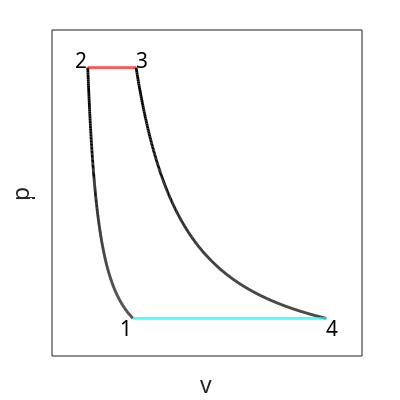
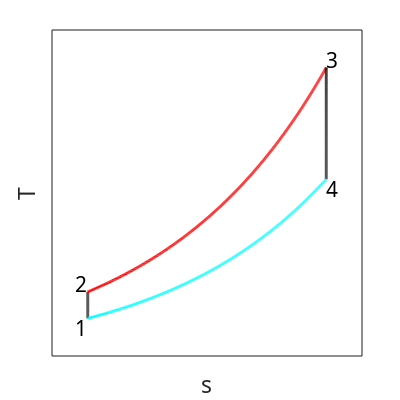

Here is the MATLAB script that generated these plots, in order:
%code to model the Brayton cycle in a Trent XWB engine for illustrations
% http://dgleich.github.io/hq-matlab-figs/ for good figures

close all;
clear variables;


%physical properties
R = 287.058; %[Joules/(kg.K)]
cp = 1121; %[Joules/(kg.K)]
cv = 834; %[Joules/(kg.K)]
gamma = cp/cv; 
rho_atm = 0.3*1.225; %[kg/m3] at 35000 ft
p_atm = 23800; %[Pascals] at 35000 ft
M_cruise = 0.85;

%the engine's mechanical design
compression_ratio = 1/4; % design constraint
T3 = 2000 + 273.15; %[K] design constraint
m_dot = 1440; %[kg/s] source: newatlas.com/rolls-royce-trent-xwb-engine-a350-xwb/32133

%emergent intitial conditions
p_dyn = M_cruise^2*0.5*gamma*p_atm;
p1 = p_atm + p_dyn;
v1 = 1/rho_atm;
T1 = v1*p1/R;
T1_in_celcius = T1 - 273.15;
s1 = 0; % since the entropy is relative


% 1 to 2 - isentropic compression
v2 = v1*compression_ratio;
p2 = p1*(v2/v1)^(-gamma);
T2 = v2.*p2/R;
s2 = s1;
% and the lines of points
line_12v = linspace(v1,v2,500);
line_12p = p1*(line_12v/v1).^(-gamma);
line_12T = line_12v.*line_12p/R;
line_12s = linspace(s1,s2,500);

% 2 to 3 - heat addition at constant pressure
p3 = p2;
Qin = m_dot*cp*(T3-T2);
Qin_in_hp = Qin*0.001341022;
v3 = R*T3/p3;
s3 = cp*log(T3/T2);
% and the lines of points
line_23p = linspace(p2,p3,500);
line_23v = linspace(v2,v3,500);
line_23T = line_23v.*line_23p/R;
line_23s = cp.*log(line_23T./T2);

% 3 to 4 - isentropic expansion
p4 = p1;
T4 = T3/(p4/p3)^((1-gamma)/gamma);
v4 = R*T4/p4;
s4 = s3;
%and the lines of points
line_34v = linspace(v3,v4,500);
line_34p = p4*(line_34v/v4).^(-gamma);
line_34T = line_34v.*line_34p/R;
line_34s = linspace(s3,s4,500);

% 4 to 1 - heat rejection at constant pressure
line_41v = linspace(v4,v1,500);
line_41p = linspace(p1,p1,500);
line_41T = line_41v.*line_41p/R;
line_41s = cp.*log(line_41T./T1);

% what does the Schlicting skin friction correlation look like as a
% function of Reynolds number?
Re = 0:10000:100e6;
Cf = (2*log10(Re) - 0.65).^-2.3;
Cfroot = 0.5*sqrt(Cf);

%did I calculate y-plus correctly?
mu = 19e-6;
L = 0.08;
p0 = 4.33e6;
T0 = 300;
y = 3e-7;
Re_value = (L/mu)*sqrt(gamma/R)*(p0/sqrt(T0))*(1 + 0.5*(gamma-1))^((gamma+1)/(2*(1-gamma)));
delta = 0.37*L*Re_value^-0.2;
Cf_value = (2*log10(Re_value) - 0.65).^-2.3;
y_plus = (y/mu)*sqrt(gamma/R)*(p0/sqrt(T0))*sqrt(Cf_value/2)*(1 + 0.5*(gamma-1))^((gamma+1)/(2*(1-gamma)));



% Default figure settings
figure_width = 4;     % Width in inches
figure_height = 4;    % Height in inches
axes_line_width = 0.75;    % AxesLineWidth
font_size = 15;      % Fontsize
line_width = 1.5;      % LineWidth
marker_size = 8;       % MarkerSize

%to plot a single p-v diagram when desired
figure (2)
plot(line_12v,line_12p,'k','LineWidth',2);
hold on; % needs to come after the first plot command, otherwise the bounding box is missing
plot(line_23v, line_23p, 'r','LineWidth',2);
plot(line_34v,line_34p,'k','LineWidth',2);
plot(line_41v,line_41p, 'c','LineWidth',2);
text(v1,p1,'1','FontName','Charter','FontSize',font_size,'VerticalAlignment','top','HorizontalAlignment','right')
text(v2,p2,'2','FontName','Charter','FontSize',font_size,'VerticalAlignment','bottom','HorizontalAlignment','right')
text(v3,p3,'3','FontName','Charter','FontSize',font_size,'VerticalAlignment','bottom','HorizontalAlignment','left')
text(v4,p4,'4','FontName','Charter','FontSize',font_size,'VerticalAlignment','top','HorizontalAlignment','left')
xlabel('v');
ylabel('p');
xlim([v2-0.15*(v4-v2) v4+0.15*(v4-v2)]);
ylim([p1-0.15*(p2-p1) p2+0.15*(p2-p1)]);
set(gca,'XTick',[], 'YTick', []) % no numbers for this illustration
%Here we set up the axes
pos = get(gcf, 'Position');
set(gcf, 'Position', [pos(1) pos(2) figure_width*100, figure_height*100]); %<- Set size
set(gca, 'FontSize', font_size, 'LineWidth', axes_line_width); %<- Set properties
set(gca,'FontName','Charter','FontSize',font_size)
% Here we preserve the size of the image when we save it.
set(gcf,'InvertHardcopy','on');
set(gcf,'PaperUnits', 'inches');
papersize = get(gcf, 'PaperSize');
left = (papersize(1)- figure_width)/2;
bottom = (papersize(2)- figure_height)/2;
myfiguresize = [left, bottom, figure_width, figure_height];
set(gcf,'PaperPosition', myfiguresize);
print('../../figs/brayton_cycle_pv_plot','-dpng','-r300');

%to plot a single T-s diagram when desired
figure (3)
plot(line_12s,line_12T,'k','LineWidth',2);
hold on; % needs to come after the first plot command, otherwise the bounding box is missing
plot(line_23s, line_23T, 'r','LineWidth',2);
plot(line_34s,line_34T,'k','LineWidth',2);
plot(line_41s,line_41T, 'c','LineWidth',2);
text(s1,T1,'1','FontName','Charter','FontSize',font_size,'VerticalAlignment','top','HorizontalAlignment','right')
text(s2,T2,'2','FontName','Charter','FontSize',font_size,'VerticalAlignment','bottom','HorizontalAlignment','right')
text(s3,T3,'3','FontName','Charter','FontSize',font_size,'VerticalAlignment','bottom','HorizontalAlignment','left')
text(s4,T4,'4','FontName','Charter','FontSize',font_size,'VerticalAlignment','top','HorizontalAlignment','left')
xlabel('s');
ylabel('T');
xlim([s1-0.15*(s4-s1) s4+0.15*(s4-s1)]);
ylim([T1-0.15*(T3-T1) T3+0.15*(T3-T1)]);
set(gca,'XTick',[], 'YTick', []) % no numbers for this illustration
pos = get(gcf, 'Position');
set(gcf, 'Position', [pos(1) pos(2) figure_width*100, figure_height*100]); %<- Set size
set(gca, 'FontSize', font_size, 'LineWidth', axes_line_width); %<- Set properties
set(gca,'FontName','Charter','FontSize',font_size)
% Here we preserve the size of the image when we save it.
set(gcf,'InvertHardcopy','on');
set(gcf,'PaperUnits', 'inches');
papersize = get(gcf, 'PaperSize');
left = (papersize(1)- figure_width)/2;
bottom = (papersize(2)- figure_height)/2;
myfiguresize = [left, bottom, figure_width, figure_height];
set(gcf,'PaperPosition', myfiguresize);
print('../../figs/brayton_cycle_ts_plot','-dpng','-r300');